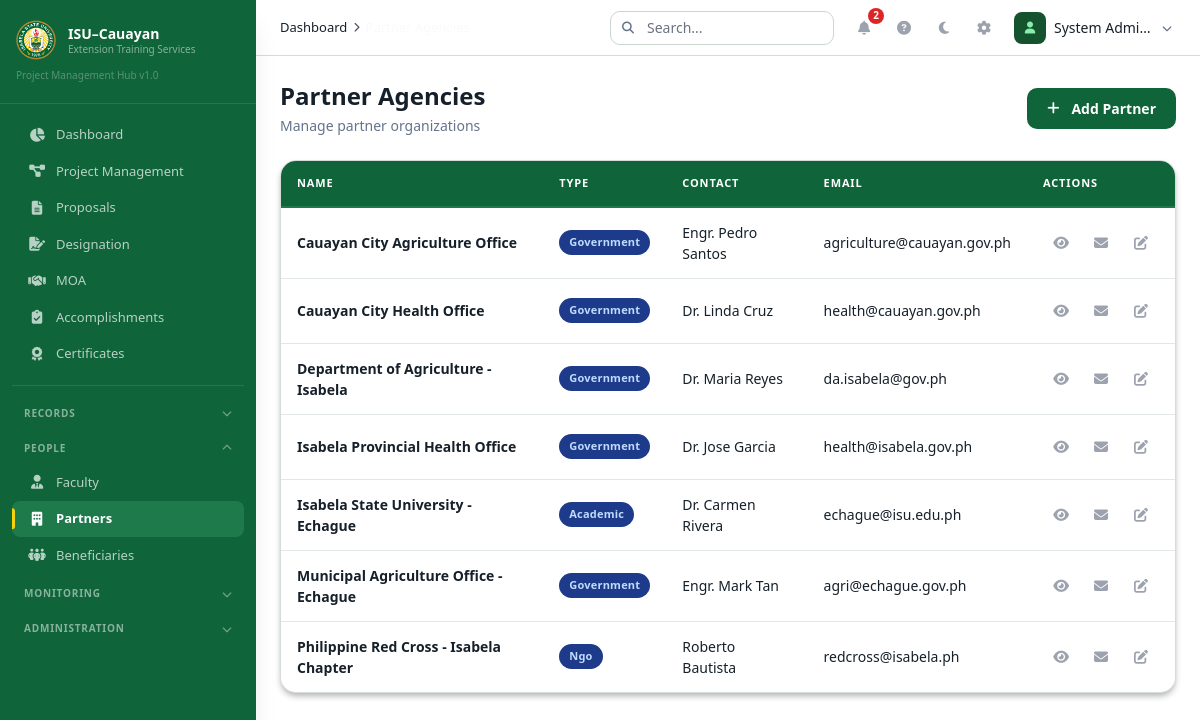
The app's page /index.php?module=partners (signed in) with its own data.
### tables this page shows
CREATE TABLE `partner_agencies` (
  `id` int(11) NOT NULL,
  `name` varchar(255) NOT NULL,
  `agency_type` enum('government','ngo','private','academic') DEFAULT NULL,
  `contact_person` varchar(200) DEFAULT NULL,
  `contact_number` varchar(20) DEFAULT NULL,
  `email` varchar(100) DEFAULT NULL,
  `address` text DEFAULT NULL,
  `is_active` tinyint(1) NOT NULL DEFAULT 1,
  `created_at` datetime NOT NULL DEFAULT current_timestamp(),
  `updated_at` datetime NOT NULL DEFAULT current_timestamp() ON UPDATE current_timestamp()
);

### controllers/Controllers.php (called while the page is built, shortened)
<?php
require_once __DIR__ . '/../config/helpers.php';
class PartnerController {
    public function index() {
        $partners = db()->query("SELECT * FROM partner_agencies WHERE is_active = 1 ORDER BY name")->fetchAll();
        require_once __DIR__ . '/../layouts/header.php';
        require_once __DIR__ . '/../views/partners/index.php';
        require_once __DIR__ . '/../layouts/footer.php';
    }
}

### config/Database.php (called while the page is built, shortened)
<?php
class Database {
    private static $instance = null;
    private $conn;
    private function __construct() {
        try {
            $dsn = "mysql:host=" . DB_HOST . ";dbname=" . DB_NAME . ";charset=" . DB_CHARSET;
            $this->conn = new PDO($dsn, DB_USER, DB_PASS, [
                PDO::ATTR_ERRMODE => PDO::ERRMODE_EXCEPTION,
                PDO::ATTR_DEFAULT_FETCH_MODE => PDO::FETCH_ASSOC,
                PDO::ATTR_EMULATE_PREPARES => false,
            ]);
        } catch (PDOException $e) {
            die("Database connection failed: " . $e->getMessage());
        }
    }
    public static function getInstance() {
        if (self::$instance === null) self::$instance = new self();
        return self::$instance;
    }
    public function getConnection() { return $this->conn; }
}

### config/helpers.php (called while the page is built, shortened)
<?php
require_once __DIR__ . '/Database.php';
function db() { return Database::getInstance()->getConnection(); }
function e($str) { return htmlspecialchars($str ?? '', ENT_QUOTES, 'UTF-8'); }

### views/partners/index.php (the view, shortened to what this page needs)
<div class="flex flex-col md:flex-row md:items-center justify-between gap-4 mb-6">
    <div><h1 class="text-2xl font-bold text-[#F9FAFB]">Partner Agencies</h1><p class="text-[#9CA3AF] text-sm mt-1">Manage partner organizations</p></div>
    <button onclick="openCreatePartner()" class="btn-primary"><i class="fas fa-plus mr-1"></i> Add Partner</button>
</div>
<div id="partnersTable">
    <div class="data-table-container">
        <?php if (empty($partners)): ?>
            <div class="empty-state"><div class="empty-state-icon"><i class="fas fa-building"></i></div><h3 class="empty-state-title">No partners found</h3><p class="empty-state-text">Add your first partner agency.</p></div>
        <?php else: ?>
            <div class="overflow-x-auto"><table class="data-table"><thead><tr><th>Name</th><th>Type</th><th>Contact</th><th>Email</th><th>Actions</th></tr></thead><tbody>
                <?php foreach ($partners as $i => $p): ?>
                    <tr class="animate-row" style="animation-delay:<?= $i * 0.05 ?>s">
                        <td data-label="Name"><span class="table-title"><?= e($p['name']) ?></span></td>
                        <td data-label="Type"><span class="badge badge-submitted"><?= ucfirst($p['agency_type'] ?? '-') ?></span></td>
                        <td data-label="Contact"><span class="text-[#D1D5DB]"><?= e($p['contact_person'] ?? '-') ?></span></td>
                        <td data-label="Email"><span class="text-[#D1D5DB]"><?= e($p['email'] ?? '-') ?></span></td>
                        <td data-label="Actions">
                            <div class="flex items-center justify-end gap-1">
                                <button onclick="viewPartner(<?= $p['id'] ?>, this)" class="action-btn" data-loading title="View"><i class="fas fa-eye text-sm"></i></button>
                                <button onclick="openPartnerEmail(<?= $p['id'] ?>, this)" class="action-btn" data-loading title="Send Email"><i class="fas fa-envelope text-sm"></i></button>
                                <button onclick="editPartner(<?= $p['id'] ?>, this)" class="action-btn" data-loading title="Edit"><i class="fas fa-edit text-sm"></i></button>
                            </div>
                        </td>
                    </tr>
                <?php endforeach; ?>
            </tbody></table></div>
        <?php endif; ?>
    </div>
</div>

### assets/css/app.css (style rules this page uses)
:root { --primary: #0F643A; --primary-hover: #1E7A4B; --primary-light: #14532D; --secondary: #F5D20C; --secondary-dark: #C4972C; --bg: #111827; --surface: #1F2937; --surface-alt: #243142; --border: #374151; --hover: #324152; --text: #F9FAFB; --text-secondary: #9CA3AF; --text-muted: #6B7280; --sidebar-bg: #0F643A; --sidebar-hover: #267C50; --sidebar-active: #1E7A4B; --success: #14532D; --success-text: #86EFAC; --warning: #78350F; --warning-text: #FCD34D; --danger: #7F1D1D; --danger-text: #FCA5A5; --info: #1E3A8A; --info-text: #BFDBFE; }
.animate-row { animation: fadeRow 0.3s ease-out; }
.data-table-container { background: #1F2937; border: 1px solid #374151; border-radius: 16px; overflow: hidden; box-shadow: 0 4px 6px -1px rgba(0,0,0,0.3); }
.data-table { width: 100%; border-collapse: separate; border-spacing: 0; }
.data-table thead th { background: #0F643A; color: #FFF; padding: 14px 16px; text-align: left; font-size: 11px; font-weight: 700; text-transform: uppercase; letter-spacing: 0.08em; border-bottom: 2px solid #1E7A4B; white-space: nowrap; position: sticky; top: 0; z-index: 10; }
.data-table tbody tr { transition: all 0.2s ease; }
.data-table tbody tr:nth-child(odd) { background: #1F2937; }
.data-table tbody tr:nth-child(even) { background: #243142; }
.data-table tbody td { padding: 14px 16px; font-size: 14px; color: #F9FAFB; border-bottom: 1px solid #2D3748; vertical-align: middle; }
.data-table tbody tr:last-child td { border-bottom: none; }
.table-title { color: #F9FAFB; font-weight: 600; font-size: 14px; }
.btn-primary { background: #0F643A; color: #FFF; padding: 10px 20px; border-radius: 10px; font-weight: 600; font-size: 14px; transition: all 0.15s ease; border: none; cursor: pointer; display: inline-flex; align-items: center; gap: 8px; }
.action-btn { display: inline-flex; align-items: center; justify-content: center; width: 36px; height: 36px; border-radius: 10px; background: transparent; color: #9CA3AF; transition: all 0.15s ease; border: none; cursor: pointer; }
.badge { display: inline-flex; align-items: center; padding: 4px 10px; border-radius: 9999px; font-size: 11px; font-weight: 600; letter-spacing: 0.02em; white-space: nowrap; }
.badge-submitted { background: #1E3A8A; color: #BFDBFE; }
[data-theme="light"] body { background:#f4f7f6!important;color:#16202a!important }
[data-theme="light"] .data-table-container,[data-theme="light"] .filter-bar,[data-theme="light"] .card,[data-theme="light"] .stat-card,[data-theme="light"] .sketch-board { background:#fff!important;border-color:#d5ddd9!important;color:#16202a }
[data-theme="light"] .data-table tbody tr:nth-child(odd),[data-theme="light"] .data-table tbody tr:nth-child(even) { background:#fff!important }
[data-theme="light"] .data-table tbody td,[data-theme="light"] .table-title { color:#16202a!important;border-color:#e2e8e5!important }
[data-theme="light"] [class*="bg-[#111827]"],[data-theme="light"] [class*="bg-[#1F2937]"] { background:#fff!important }
[data-theme="light"] [class*="text-[#F9FAFB]"],[data-theme="light"] [class*="text-[#D1D5DB]"] { color:#16202a!important }
[data-theme="light"] [class*="text-[#9CA3AF]"],[data-theme="light"] [class*="text-[#6B7280]"] { color:#64748b!important }

### records on screen
partner_agencies: name "Cauayan City Agriculture Office", agency_type "Government", contact_person "Engr. Pedro Santos", email "agriculture@cauayan.gov.ph"
partner_agencies: name "Cauayan City Health Office", agency_type "Government", contact_person "Dr. Linda Cruz", email "health@cauayan.gov.ph"
partner_agencies: name "Department of Agriculture - Isabela", agency_type "Government", contact_person "Dr. Maria Reyes", email "da.isabela@gov.ph"
partner_agencies: name "Isabela Provincial Health Office", agency_type "Government", contact_person "Dr. Jose Garcia", email "health@isabela.gov.ph"
partner_agencies: name "Isabela State University - Echague", agency_type "Academic", contact_person "Dr. Carmen Rivera", email "echague@isu.edu.ph"
partner_agencies: name "Municipal Agriculture Office - Echague", agency_type "Government", contact_person "Engr. Mark Tan", email "agri@echague.gov.ph"
partner_agencies: name "Philippine Red Cross - Isabela Chapter", agency_type "Ngo", contact_person "Roberto Bautista", email "redcross@isabela.ph"

### other values on screen
$item['label'] "Dashboard"
$item['label'] "Project Management"
$item['label'] "Proposals"
$item['label'] "Designation"
$item['label'] "MOA"
$item['label'] "Accomplishments"
$item['label'] "Certificates"
$group['label'] "RECORDS"
$group['label'] "PEOPLE"
$item['label'] "Faculty"
$item['label'] "Partners"
$item['label'] "Beneficiaries"
$group['label'] "MONITORING"
$group['label'] "ADMINISTRATION"
$crumb['label'] "Dashboard"
